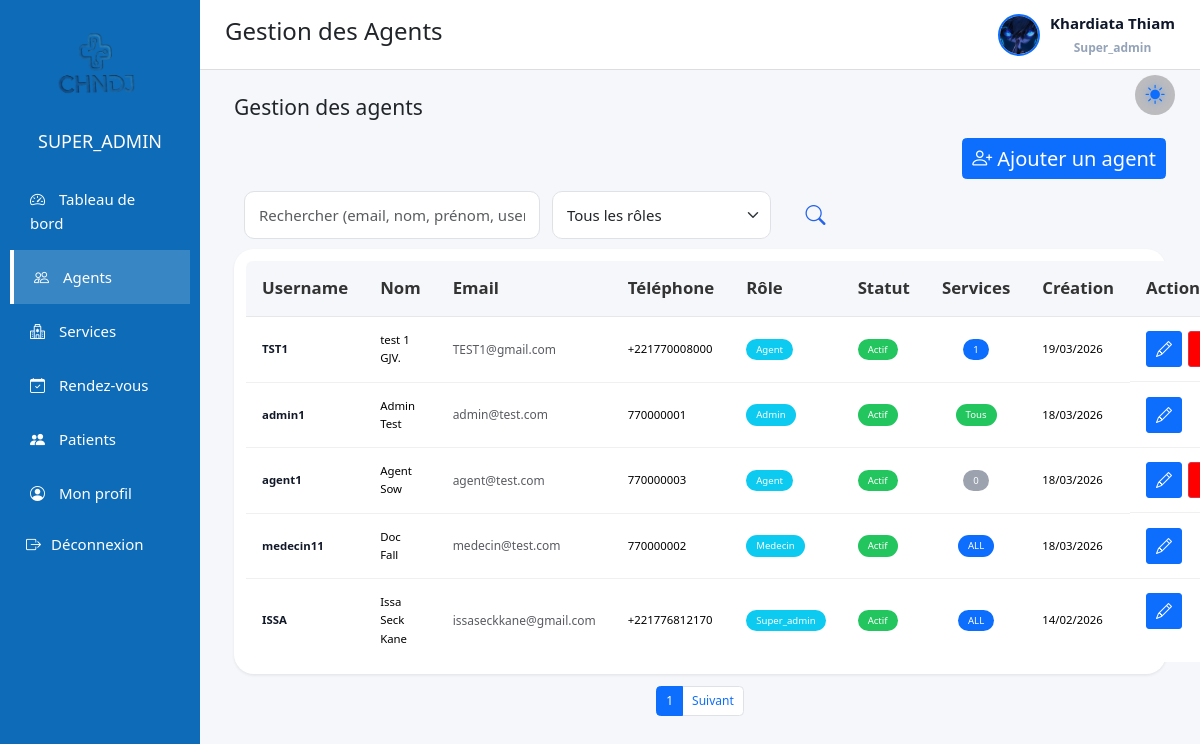
The page /views/admin.php?page=agents (signed in) on the database its author committed.
### tables this page shows
CREATE TABLE `agent` (
  `id` int(11) NOT NULL,
  `username` varchar(30) NOT NULL,
  `photo` varchar(255) DEFAULT NULL,
  `email` varchar(150) DEFAULT NULL,
  `prenom_agent` varchar(50) NOT NULL,
  `nom_agent` varchar(30) NOT NULL,
  `telephone_agent` varchar(20) NOT NULL,
  `password` varchar(255) NOT NULL,
  `status` int(11) NOT NULL,
  `role` enum('super_admin','admin','agent','medecin') NOT NULL,
  `created_at` datetime DEFAULT current_timestamp(),
  `updated_at` datetime DEFAULT current_timestamp() ON UPDATE current_timestamp(),
  `failed_attempts` int(11) NOT NULL DEFAULT 0,
  `locked_until` datetime DEFAULT NULL
);

### views/admin.php (called while the page is built, shortened)
<?php
require_once '../modele/database.php';
require 'admin_layout.php';

### Modele/databaseAgent.php (called while the page is built, shortened)
<?php
require_once __DIR__ . '/database.php';
require_once 'database.php';
function getAgentsPaginated($search, $role, $limit, $offset)
{
    $db = getConnection();
    $sql = "SELECT * FROM agent WHERE 1=1";
    $params = [];
    $sql .= " ORDER BY created_at DESC LIMIT :limit OFFSET :offset";
    $stmt = $db->prepare($sql);
    $stmt->bindValue(':limit', (int)$limit, PDO::PARAM_INT);
    $stmt->bindValue(':offset', (int)$offset, PDO::PARAM_INT);
    $stmt->execute();
    return $stmt->fetchAll();
}
function getAgentServices($username) {
    $stmt = prepare_executeSQL(
        "SELECT codeService FROM agent_service WHERE agent_username = :username",
        ['username' => $username]
    );
    return $stmt->fetchAll(PDO::FETCH_COLUMN);
}
?>

### Modele/database.php (called while the page is built, shortened)
<?php
function getConnection() {
    try {
        $db = new PDO(
            "mysql:host=127.0.0.1;port=3306;dbname=gestion_rendezvs;charset=utf8mb4",
            "root",
            "",
            [
                PDO::ATTR_ERRMODE => PDO::ERRMODE_EXCEPTION,
                PDO::ATTR_DEFAULT_FETCH_MODE => PDO::FETCH_ASSOC,
                PDO::ATTR_EMULATE_PREPARES => true
            ]
        );
        return $db;
    } catch (PDOException $e) {
        die("Erreur de connexion à la base de données : " . $e->getMessage());
    }
}
function prepare_executeSQL($sql, $parameters = []) {
    $db = getConnection();
    $stmt = $db->prepare($sql);
    $stmt->execute($parameters);
    return $stmt;
}
?>

### views/agents.php (the view, shortened to what this page needs)
<?php
require_once '../modele/databaseAgent.php';
require_once __DIR__ . '/../modele/database.php';
$limit   = 5;
$pageNum = isset($_GET['p']) && (int)$_GET['p'] > 0 ? (int)$_GET['p'] : 1;
$offset = ($pageNum - 1) * $limit;
$search = $_GET['search'] ?? '';
$role   = $_GET['role'] ?? '';
$agents = getAgentsPaginated($search, $role, $limit, $offset);
$agentServicesMap = [];
$agentServiceCount = [];
foreach ($agents as $a) {
    if ($a['role'] === 'agent') {
        $agentServicesMap[$a['username']] = getAgentServices($a['username']);
        $agentServiceCount[$a['username']] =
            count($agentServicesMap[$a['username']] ?? []);
    } else {
        $agentServiceCount[$a['username']] = 'ALL';
    }
}
?>
<div class="agents-page">
    <div class="container-fluid" >
        <h3 class="mb-4">Gestion des agents</h3>
    <div class="d-flex justify-content-end mb-3">
        <button class="btn btn-primary" data-bs-toggle="modal" data-bs-target="#addAgentModal">
            <i class="bi bi-person-plus"></i> Ajouter un agent
        </button>
    </div>
<form method="GET" action="admin.php" style="margin: 10px;">
    <div class="row g-3 align-items-center">
        <div class="col-md-4" >
            <input
                type="text"
                name="search"
                class="form-control"
                placeholder="Rechercher (email, nom, prénom, username, téléphone)"
                value="<?= htmlspecialchars($_GET['search'] ?? '') ?>"
            >
        </div>
        <div class="col-md-3" >
            <select name="role" class="form-select" >
                <option value="">Tous les rôles</option>
            </select>
        </div>
        <div class="col-md-1 d-grid" style=" font-size: 1.5rem; "  >
            <button type="submit" class="btn" title="Rechercher"  style="color: #2563eb; background-color: none;">
                <i class="bi bi-search"></i>
            </button>
        </div>
    </div>
</form>
  <div class="card shadow-sm border-0 p-3">
    <table class="table agents-table">
      <thead class="table-light">
        <tr>
          <th>Username</th>
          <th>Nom</th>
          <th>Email</th>
          <th>Téléphone</th>
          <th>Rôle</th>
          <th>Statut</th>
          <th>Services</th>
          <th>Création</th>
          <th>Actions</th>
        </tr>
      </thead>
      <?php if (empty($agents)): ?>
        <tr>
          <td colspan="8" class="text-center text-muted">
            Aucun agent trouvé
          </td>
        </tr>
      <?php else: ?>
      <tbody>
        <?php foreach ($agents as $agent): ?>
        <tr>
          <td><?= htmlspecialchars($agent['username']) ?></td>
          <td><?= htmlspecialchars($agent['prenom_agent'].' '.$agent['nom_agent']) ?></td>
          <td><?= htmlspecialchars($agent['email']) ?></td>
          <td><?= htmlspecialchars($agent['telephone_agent']) ?></td>
          <td>
              <span class="badge bg-info"><?= ucfirst($agent['role']) ?></span>
          </td>
          <td>
              <?= $agent['status']
                  ? '<span class="badge bg-success">Actif</span>'
                  : '<span class="badge bg-secondary">Désactivé</span>' ?>
          </td>
          <td class="text-center">
          <?php if ($agent['role'] === 'admin'): ?>
            <span class="badge bg-success" title="Accès à tous les services">
              Tous
            </span>
          <?php elseif ($agentServiceCount[$agent['username']] === 0): ?>
            <span class="badge bg-secondary" title="Aucun service attribué">
              0
            </span>
          <?php else: ?>
            <span class="badge bg-primary">
              <?= $agentServiceCount[$agent['username']] ?>
            </span>
          <?php endif; ?>
        </td>
          <td><?= date('d/m/Y', strtotime($agent['created_at'])) ?></td>
          <td class="actions-cell" >
            <div class="d-flex gap-2 ">
              <button class="btn btn-primary btn-sm "
                  data-bs-toggle="modal"
                  data-bs-target="#editAgentModal"
                  data-username="<?= $agent['username'] ?>"
                  data-email="<?= $agent['email'] ?>"
                  data-prenom="<?= $agent['prenom_agent'] ?>"
                  data-nom="<?= $agent['nom_agent'] ?>"
                  data-telephone="<?= $agent['telephone_agent'] ?>"
                  data-role="<?= $agent['role'] ?>"
                  title="Modifier l’agent/ l'admin">
                  <i class="bi bi-pencil"></i>
              </button>
              <?php if ($agent['status'] == 0): ?>
              <button
                type="button"
                class="btn btn-success btn-sm"
                data-bs-toggle="modal"
                data-bs-target="#confirmActivateModal"
                data-username="<?= $agent['username'] ?>"
                title="Activer l'agent/ l'admin">
                <i class="bi bi-person-check"></i>
              </button>
              <?php elseif ($agent['role'] === 'agent'): ?>
              <button
                type="button"
                class="btn btn-danger btn-sm"
                data-bs-toggle="modal"
                data-bs-target="#confirmDeactivateModal"
                data-username="<?= $agent['username'] ?>"
                data-role="<?= $agent['role'] ?>"
                title="Désactiver l'agent/ l'admin"
                style="background:rgb(255,0,0)">
              </button>
              <?php endif; ?>
            </div>
          </td>
        </tr>
        <?php endforeach; ?>
      </tbody>
      <?php endif; ?>
    </table>
  </div>
<nav class="mt-3">
  <ul class="pagination justify-content-center">
     <li class="page-item active">
        <span class="page-link"><?= $pageNum ?></span>
      </li>
      <li class="page-item">
        <a class="page-link" href="?page=agents&p=<?= $pageNum+1 ?>">Suivant</a>
      </li>
  </ul>
</nav>
</div>
</div>

### views/admin_layout.php (shortened to what this page needs)
<?php
require_once "../modele/database.php";
$page = isset($_GET['page']) ? $_GET['page'] : 'dashboard';
switch ($page) {
    case 'agents':
        $title = "Gestion des Agents";
        break;
}
$db = getConnection();
$stmt = $db->prepare("
    SELECT prenom_agent, nom_agent, email, photo
    FROM agent
    WHERE id = ?
    LIMIT 1
");
$stmt->execute([$_SESSION['user_id']]);
$admin = $stmt->fetch(PDO::FETCH_ASSOC);
$path = '../assets/img/' . $admin['photo'];
$avatar = file_exists($path)
    ? $path . '?v=' . filemtime($path)
    : '../assets/img/avatar.jpg';
$stmt = $db->prepare("
    SELECT prenom_agent, nom_agent, email, telephone_agent, photo
    FROM agent
    WHERE id = ?
    LIMIT 1
");
$stmt->execute([$_SESSION['user_id']]);
$admin = $stmt->fetch(PDO::FETCH_ASSOC);
$prenom = $admin['prenom_agent'] ?? 'Admin';
$nom    = $admin['nom_agent'] ?? '';
?>
<!DOCTYPE html>
<html lang="fr">
<head>
    <link href="https://cdn.jsdelivr.net/npm/bootstrap@5.3.2/dist/css/bootstrap.min.css" rel="stylesheet">
    <link href="https://cdn.jsdelivr.net/npm/bootstrap-icons@1.11.1/font/bootstrap-icons.css" rel="stylesheet">
    <link
        rel="stylesheet"
        href="https://cdn.jsdelivr.net/npm/intl-tel-input@18.3.5/build/css/intlTelInput.css"
    />
    <link rel="stylesheet" href="../assets/css/admin.css">
</head>
<body class="<?= $page ?> dark">
    <main class="main-content">
<div class="dashboard-container">
    <aside class="sidebar">
        <div class="sidebar-header">
            <img src="../assets/img/logo.png" class="sidebar-logo">
            <h4><?= strtoupper($_SESSION['role']) ?></h4>
        </div>
        <ul class="sidebar-menu">
            <?php if ($_SESSION['role'] === 'super_admin'): ?>
                <li>
                    <a href="admin.php?page=dashboard">
                        <i class="bi bi-speedometer2"></i> Tableau de bord
                    </a>
                </li>
            <?php endif; ?>
            <?php if ($_SESSION['role'] === 'super_admin'): ?>
                <li>
                    <a href="admin.php?page=agents"
                    class="<?= ($page == 'agents' ? 'active' : '') ?>">
                        <i class="bi bi-people"></i> Agents
                    </a>
                </li>
            <?php endif; ?>
            <?php if (in_array($_SESSION['role'], ['super_admin','admin'])): ?>
                <li>
                    <a href="admin.php?page=services"
                    class="<?= ($page == 'services' ? 'active' : '') ?>">
                        <i class="bi bi-hospital"></i> Services
                    </a>
                </li>
            <?php endif; ?>
            <li>
                <a href="admin.php?page=rendezvous"
                class="<?= ($page == 'rendezvous' ? 'active' : '') ?>">
                    <i class="bi bi-calendar-check"></i> Rendez-vous
                </a>
            </li>
            <li>
                <a href="admin.php?page=patients"
                class="<?= ($page == 'patients' ? 'active' : '') ?>">
                    <i class="bi bi-people-fill"></i> Patients
                </a>
            </li>
            <li>
                <a href="admin.php?page=profile"
                class="<?= ($page == 'profile' ? 'active' : '') ?>">
                    <i class="bi bi-person-circle"></i> Mon profil
                </a>
            </li>
            <li class="sidebar-item logout-item">
                <form method="POST" action="logout.php">
                    <button type="submit" class="sidebar-link logout-link">
                        <i class="bi bi-box-arrow-right"></i>
                        <span>Déconnexion</span>
                    </button>
                </form>
            </li>
        </ul>
    </aside>
    <main class="main-content">
        <header class="topbar">
            <div class="theme-toggle-dashboard" onclick="toggleDashboardTheme()">
                <i id="dashboardThemeIcon" class="bi bi-sun-fill"></i>
            </div>
            <h2><?= $title ?></h2>
            <div class="profile-trigger" id="profileMenuBtn">
                <img
                    src="<?= $avatar ?>"
                    class="topbar-avatar profile-preview"
                    alt="Avatar"
                >
                <div class="topbar-user">
                    <span class="topbar-name">
                        <?= htmlspecialchars($prenom . ' ' . $nom) ?>
                    </span>
                    <small class="topbar-role"><?= ucfirst($_SESSION['role']) ?></small>
                </div>
            </div>
        </header>
        <section class="content-wrapper">
            <?php
                $file = $page . ".php";
                if (file_exists($file)) {
                    require $file;
                } else {
                    echo "<div class='alert alert-danger'>Page introuvable : $file</div>";
                }
            ?>
        </section>
    </main>
</div>
 </main>
</body>
</html>

### rows shown on the page
agent: photo (picture), prenom_agent+nom_agent "Khardiata Thiam"
agent: username "TST1", prenom_agent+nom_agent "test 1 GJV.", email "TEST1@gmail.com", telephone_agent "+221770008000", role "Agent", status "Actif", username "1", created_at "19/03/2026"
agent: username "admin1", prenom_agent+nom_agent "Admin Test", email "admin@test.com", telephone_agent "770000001", role "Admin", status "Actif", shows "Tous", created_at "18/03/2026"
agent: username "agent1", prenom_agent+nom_agent "Agent Sow", email "agent@test.com", telephone_agent "770000003", role "Agent", status "Actif", created_at "18/03/2026"
agent: username "medecin11", prenom_agent+nom_agent "Doc Fall", email "medecin@test.com", telephone_agent "770000002", role "Medecin", status "Actif", username "ALL", created_at "18/03/2026"
agent: username "ISSA", prenom_agent+nom_agent "Issa Seck Kane", email "issaseckkane@gmail.com", telephone_agent "+221776812170", role "Super_admin", status "Actif", username "ALL", created_at "14/02/2026"

### other values the page prints
$_SESSION['role'] "SUPER_ADMIN"
$title "Gestion des Agents"
$_SESSION['role'] "Super_admin"
$pageNum "1"
